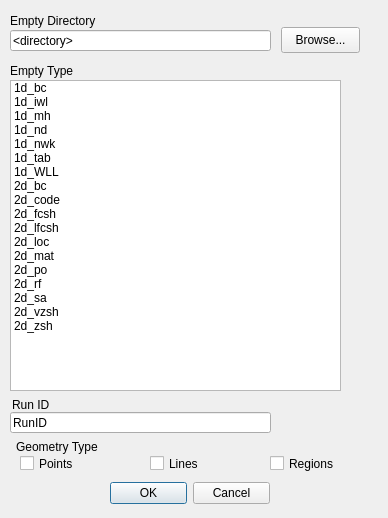
<?xml version="1.0" encoding="UTF-8"?>
<ui version="4.0">
 <class>tuflowqgis_import_empty</class>
 <widget class="QDialog" name="tuflowqgis_import_empty">
  <property name="windowModality">
   <enum>Qt::ApplicationModal</enum>
  </property>
  <property name="enabled">
   <bool>true</bool>
  </property>
  <property name="geometry">
   <rect>
    <x>0</x>
    <y>0</y>
    <width>388</width>
    <height>518</height>
   </rect>
  </property>
  <property name="mouseTracking">
   <bool>false</bool>
  </property>
  <property name="windowTitle">
   <string>Import TUFLOW Empty File</string>
  </property>
  <widget class="QDialogButtonBox" name="buttonBox">
   <property name="geometry">
    <rect>
     <x>110</x>
     <y>480</y>
     <width>160</width>
     <height>26</height>
    </rect>
   </property>
   <property name="orientation">
    <enum>Qt::Horizontal</enum>
   </property>
   <property name="standardButtons">
    <set>QDialogButtonBox::Cancel|QDialogButtonBox::Ok</set>
   </property>
  </widget>
  <widget class="QLabel" name="label1">
   <property name="geometry">
    <rect>
     <x>10</x>
     <y>10</y>
     <width>108</width>
     <height>22</height>
    </rect>
   </property>
   <property name="text">
    <string>Empty Directory</string>
   </property>
  </widget>
  <widget class="QLineEdit" name="emptydir">
   <property name="geometry">
    <rect>
     <x>10</x>
     <y>30</y>
     <width>261</width>
     <height>21</height>
    </rect>
   </property>
   <property name="text">
    <string>&lt;directory&gt;</string>
   </property>
   <property name="readOnly">
    <bool>false</bool>
   </property>
  </widget>
  <widget class="QPushButton" name="browsedir">
   <property name="geometry">
    <rect>
     <x>281</x>
     <y>27</y>
     <width>79</width>
     <height>26</height>
    </rect>
   </property>
   <property name="text">
    <string>Browse...</string>
   </property>
  </widget>
  <widget class="QLabel" name="label2">
   <property name="geometry">
    <rect>
     <x>10</x>
     <y>60</y>
     <width>108</width>
     <height>22</height>
    </rect>
   </property>
   <property name="text">
    <string>Empty Type</string>
   </property>
  </widget>
  <widget class="QListWidget" name="emptyType">
   <property name="geometry">
    <rect>
     <x>10</x>
     <y>80</y>
     <width>331</width>
     <height>311</height>
    </rect>
   </property>
   <property name="selectionMode">
    <enum>QAbstractItemView::ExtendedSelection</enum>
   </property>
   <item>
    <property name="text">
     <string>1d_bc</string>
    </property>
   </item>
   <item>
    <property name="text">
     <string>1d_iwl</string>
    </property>
   </item>
   <item>
    <property name="text">
     <string>1d_mh</string>
    </property>
   </item>
   <item>
    <property name="text">
     <string>1d_nd</string>
    </property>
   </item>
   <item>
    <property name="text">
     <string>1d_nwk</string>
    </property>
   </item>
   <item>
    <property name="text">
     <string>1d_tab</string>
    </property>
   </item>
   <item>
    <property name="text">
     <string>1d_WLL</string>
    </property>
   </item>
   <item>
    <property name="text">
     <string>2d_bc</string>
    </property>
   </item>
   <item>
    <property name="text">
     <string>2d_code</string>
    </property>
   </item>
   <item>
    <property name="text">
     <string>2d_fcsh</string>
    </property>
   </item>
   <item>
    <property name="text">
     <string>2d_lfcsh</string>
    </property>
   </item>
   <item>
    <property name="text">
     <string>2d_loc</string>
    </property>
   </item>
   <item>
    <property name="text">
     <string>2d_mat</string>
    </property>
   </item>
   <item>
    <property name="text">
     <string>2d_po</string>
    </property>
   </item>
   <item>
    <property name="text">
     <string>2d_rf</string>
    </property>
   </item>
   <item>
    <property name="text">
     <string>2d_sa</string>
    </property>
   </item>
   <item>
    <property name="text">
     <string>2d_vzsh</string>
    </property>
   </item>
   <item>
    <property name="text">
     <string>2d_zsh</string>
    </property>
   </item>
  </widget>
  <widget class="QCheckBox" name="checkPoint">
   <property name="geometry">
    <rect>
     <x>20</x>
     <y>455</y>
     <width>70</width>
     <height>17</height>
    </rect>
   </property>
   <property name="text">
    <string>Points</string>
   </property>
  </widget>
  <widget class="QCheckBox" name="checkLine">
   <property name="geometry">
    <rect>
     <x>150</x>
     <y>455</y>
     <width>70</width>
     <height>17</height>
    </rect>
   </property>
   <property name="text">
    <string>Lines</string>
   </property>
  </widget>
  <widget class="QCheckBox" name="checkRegion">
   <property name="geometry">
    <rect>
     <x>270</x>
     <y>455</y>
     <width>70</width>
     <height>17</height>
    </rect>
   </property>
   <property name="text">
    <string>Regions</string>
   </property>
  </widget>
  <widget class="QLabel" name="label4">
   <property name="geometry">
    <rect>
     <x>16</x>
     <y>436</y>
     <width>108</width>
     <height>22</height>
    </rect>
   </property>
   <property name="text">
    <string>Geometry Type</string>
   </property>
  </widget>
  <widget class="QLineEdit" name="txtRunID">
   <property name="geometry">
    <rect>
     <x>10</x>
     <y>412</y>
     <width>261</width>
     <height>21</height>
    </rect>
   </property>
   <property name="text">
    <string>RunID</string>
   </property>
   <property name="readOnly">
    <bool>false</bool>
   </property>
  </widget>
  <widget class="QLabel" name="label3">
   <property name="geometry">
    <rect>
     <x>12</x>
     <y>394</y>
     <width>108</width>
     <height>22</height>
    </rect>
   </property>
   <property name="text">
    <string>Run ID</string>
   </property>
  </widget>
 </widget>
 <resources/>
 <connections>
  <connection>
   <sender>buttonBox</sender>
   <signal>accepted()</signal>
   <receiver>tuflowqgis_import_empty</receiver>
   <slot>accept()</slot>
   <hints>
    <hint type="sourcelabel">
     <x>248</x>
     <y>254</y>
    </hint>
    <hint type="destinationlabel">
     <x>157</x>
     <y>274</y>
    </hint>
   </hints>
  </connection>
  <connection>
   <sender>buttonBox</sender>
   <signal>rejected()</signal>
   <receiver>tuflowqgis_import_empty</receiver>
   <slot>reject()</slot>
   <hints>
    <hint type="sourcelabel">
     <x>316</x>
     <y>260</y>
    </hint>
    <hint type="destinationlabel">
     <x>286</x>
     <y>274</y>
    </hint>
   </hints>
  </connection>
 </connections>
</ui>
